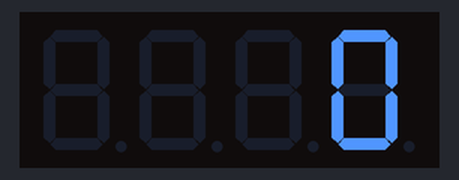
The sketch below on a simulated Arduino Uno, built with avr-gcc and run on an emulated ATmega328P. Parts: 4-digit seven-segment display.

Above: at 0.21 s.
At 5.16 s:
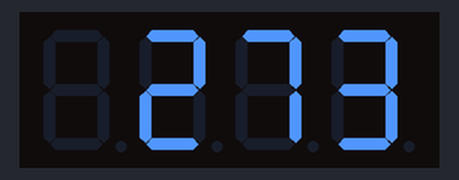
At 10.11 s:
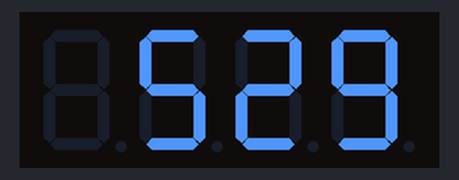
At 20.03 s:
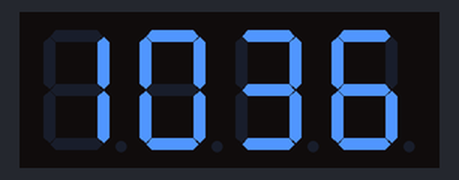
At 29.74 s:
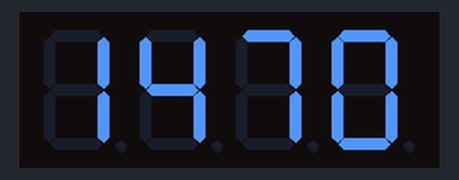
At 39.76 s:
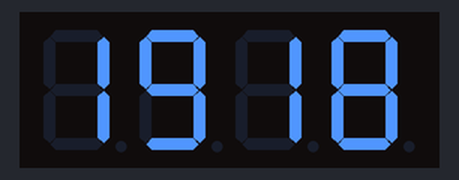

The sketch:

4digitDisplayTest.ino
```cpp
#include <Arduino.h>
#include <TM1637Display.h>
#include <math.h>

// Module connection pins (Digital Pins)
#define CLK 2
#define DIO 3

#define DELAY 1

TM1637Display display(CLK, DIO);

void setup() {
  // put your setup code here, to run once:
  display.clear(); //clear the display
  display.setBrightness(0x0f);
}

void loop() {
  // put your main code here, to run repeatedly:
  display.clear();
  for (int x = 0; x < 9999; x++) {
//    display.clear();
    if (x < 10) {
      display.showNumberDec(x, false, 1, 3);
    }
    else{
          display.showNumberDec(x, false, log10(x) + 1, 3 - log10(x) + 1);
    }
    delay(DELAY);
  }
}
```
